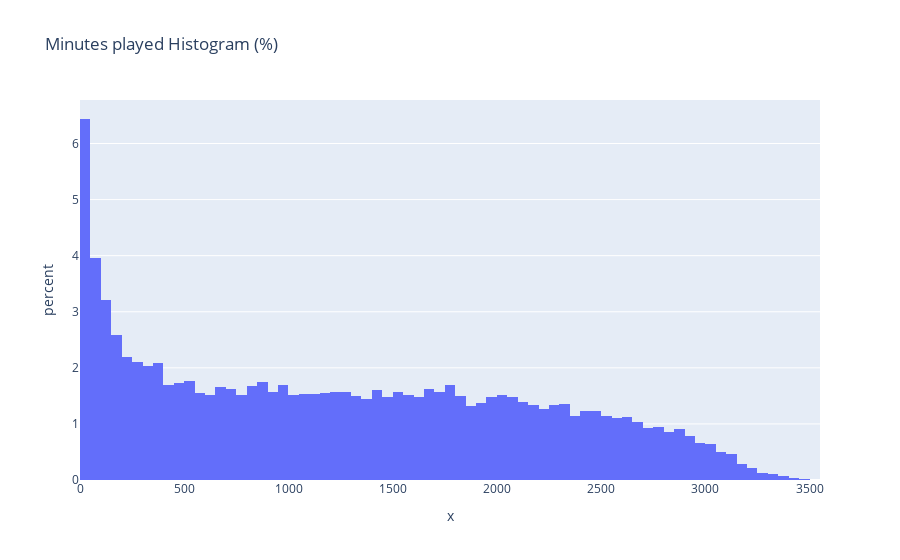

Source (notebook cell):
### Markdown cell above
# Correlation Insights

### Code cell
fig = px.histogram(x=rs_df['MIN'],histnorm='percent', width = 900, title = 'Minutes played Histogram (%)')
fig.show()

### Figure 1 — Plotly figure (JSON) as saved in the notebook; plotly's stock layout.template omitted (floating-point values rounded to 4 significant figures; data arrays with more than 128 entries replaced by an {"elided": "..."} marker saying what was removed)
{"data": [{"alignmentgroup": "True", "bingroup": "x", "histnorm": "percent", "hovertemplate": "x=%{x}<br>percent=%{y}<extra></extra>", "legendgroup": "", "marker": {"color": "#636efa", "pattern": {"shape": ""}}, "name": "", "offsetgroup": "", "orientation": "v", "showlegend": false, "type": "histogram", "x": {"elided": "18705 int values"}, "xaxis": "x", "yaxis": "y"}], "layout": {"barmode": "relative", "legend": {"tracegroupgap": 0}, "title": {"text": "Minutes played Histogram (%)"}, "width": 900, "xaxis": {"anchor": "y", "domain": [0, 1], "title": {"text": "x"}}, "yaxis": {"anchor": "x", "domain": [0, 1], "title": {"text": "percent"}}}}
